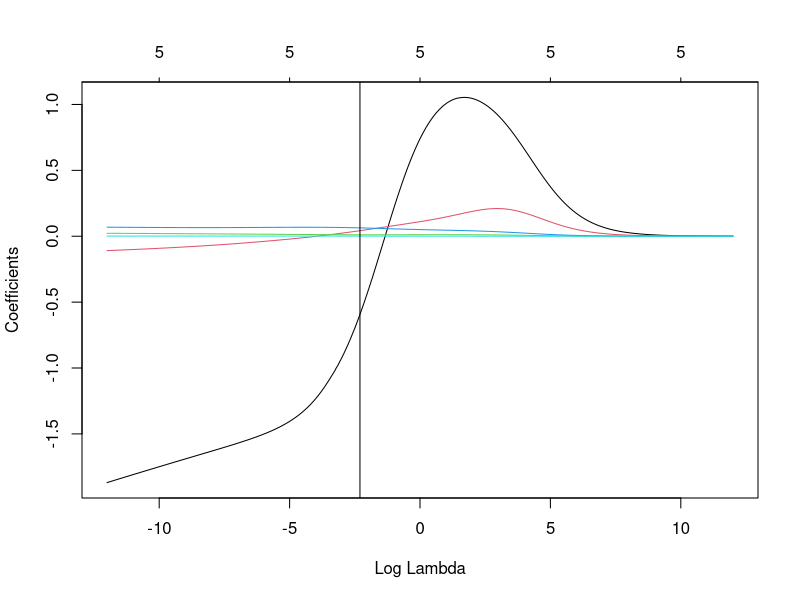
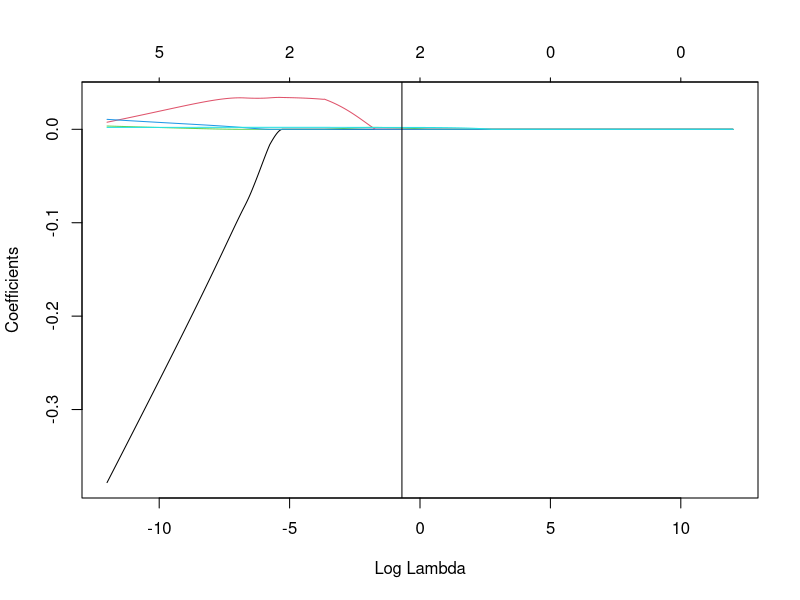
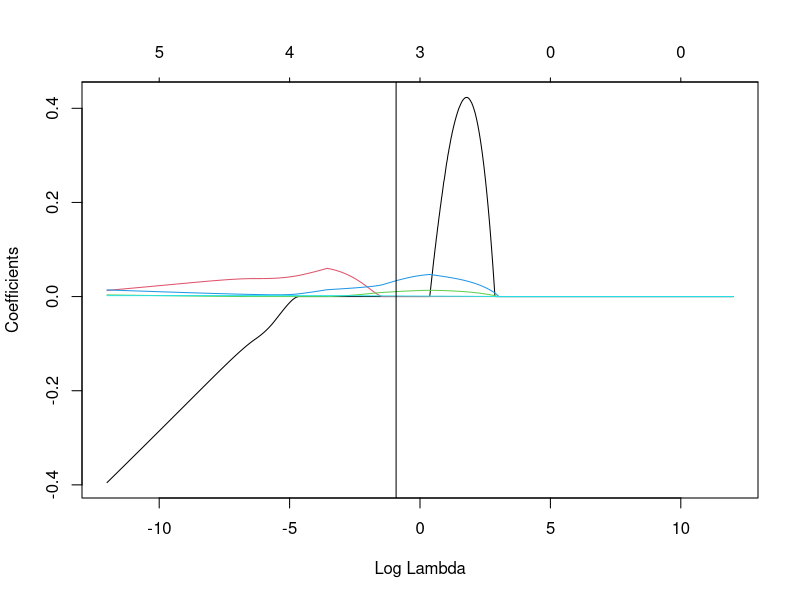

The R script that drew these images, in order:
#make data frame from original data set
data(trees)
#help(trees)

origfit = lm(Volume ~ .,data=trees)
summary(origfit)

names(trees)
Trees = trees[,c(3,1,2)]  #define a new dataframe with the variables we want, response at the beginning
names(Trees)
GirthHeight=trees$Girth*trees$Height
Girth2=trees$Girth^2
Girth2Height=trees$Girth^2*trees$Height
Trees[,"GirthHeight"] = GirthHeight
Trees[,"Girth2"] = Girth2
Trees[,"Girth2Height"] = Girth2Height

#labels
x = model.matrix(Volume~.,data=Trees)[,-1]
y = Trees[,1]
n = dim(x)[1]
p = dim(x)[2]


#fit multiple regression using all predictors
REGfit = lm(y~x)  
summary(REGfit)  

#fit penalized regression using all predictors
library(glmnet)  # may need to download package glmnet
lambdalist = exp((1200:-1200)/100)  # order large to small
  #fit ridge regression - need alpha = 0
RRfit = glmnet(x, y, alpha = 0,lambda=lambdalist)
coef(RRfit,s=0.1)
plot(RRfit,xvar="lambda",xlim=c(-12,12)); abline(v=log(0.1))
  #fit LASSO - need alpha =1
LASSOfit = glmnet(x, y, alpha = 1,lambda=lambdalist)
coef(LASSOfit,s=0.5)
plot(LASSOfit,xvar="lambda"); abline(v=log(0.5))
  #fit ENET
ENETfit = glmnet(x, y, alpha = 0.75,lambda=lambdalist)
coef(ENETfit,s=0.4)
plot(ENETfit,xvar="lambda"); abline(v=log(0.4))

cbind(coef(RRfit,s=.1)[,1],coef(LASSOfit,s=.5)[,1],coef(ENETfit,s=.4)[,1])
RRyhat = predict(RRfit,newx=x,s=.1); LASSOyhat = predict(LASSOfit,newx=x,s=.5); ENETyhat = predict(ENETfit,newx=x,s=.4)
round(cbind(RRyhat,LASSOyhat,ENETyhat,y),2)

